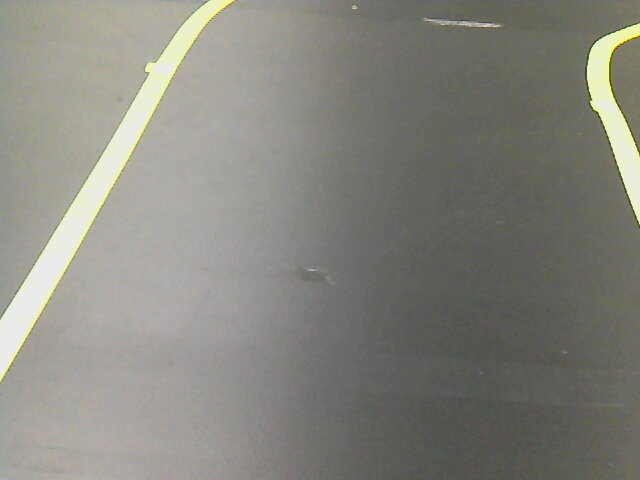
#> input picture lane_detection/sample_image/2020-08-11-211923.jpg, 640 x 480 px, found by its file name
$ python main.py
#> lines starting #> are read from the running program, lines starting #| are printed output that depends on the picture; after the words box and inside, x2 and y2 are one past the last pixel; in counts of white or black regions, pixels touching at a corner belong together
import os
from cv2 import namedWindow
import numpy as np

from copy import deepcopy
from unittest import result
import cv2
from cv2 import getPerspectiveTransform
from cv2 import warpPerspective
from cv2 import imread
from numpy import imag, mat


IMG_WIDTH = 640
IMG_Height = 480
PERSPECTIVE_IMG_W = 640
PERSPECTIVE_IMG_H = 480

ASSIST_BASE_LINE = 130
ASSIST_BASE_WIDTH = 30

# src = np.array([[0, 0], [-290, 330], [640, 0], [640 + 290, 330]])
# dest = np.array([[0, 0], [0, PERSPECTIVE_IMG_H], [PERSPECTIVE_IMG_W, 0], [PERSPECTIVE_IMG_W, PERSPECTIVE_IMG_H]])

def Perspective(img):
    src = np.float32([[0, 0], [-290, 330], [640, 0], [640 + 290, 330]])
    dest = np.float32([[0, 0], [0, 480], [640, 0], [640, 480]])

    matrix = cv2.getPerspectiveTransform(src, dest)
    result = cv2.warpPerspective(img, matrix, (PERSPECTIVE_IMG_W, PERSPECTIVE_IMG_H))

    return result

def Canny_Edge_Detection(img):
    mat_blur_img = cv2.GaussianBlur(img, (3, 3), 0)
    mat_canny_img = cv2.Canny(mat_blur_img, 70, 170)

    return mat_canny_img

def findLines(img):
    img_original = img.copy()
    # gray = cv2.cvtColor(img, cv2.COLOR_RGB2GRAY)
    edges = cv2.Canny(img, 50, 150, apertureSize=3)

    lines = cv2.HoughLines(edges,1,np.pi/180,100)

    for i in range(lines.shape[0]):
        left_side = []
        right_side = []

        # 직진 여부 확인


        for rho, theta in lines[i]:
            # 중요한 부분 : theta값에 따라 steer값 조절 더 해야함
            if 1.39626 < theta < 1.91986: # 노이즈 제거
                continue
            elif 2 < theta < 2.5:
                print("Turn steer to left")
            elif 0.53 < theta < 1.2:
                print("Turn steer to right")
            elif 0.49 < theta < 0.53:
                print("###########")
                print("###########")
                print("Go straight")
                print("###########")
                print("###########")
            else:
                continue
            a = np.cos(theta)
            b = np.sin(theta)
            x0 = a*rho
            y0 = b*rho
            x1 = int(x0 + 1000*(-b))
            y1 = int(y0+1000*(a))
            x2 = int(x0 - 1000*(-b))
            y2 = int(y0 -1000*(a))

            print(rho, theta)
            print(x0, y0, x1, y1, x2, y2)

            cv2.circle(img, ((x1 + x2) // 2, (y1 + y2) // 2), 5, (0, 0, 255))
            cv2.line(img,(x1,y1),(x2,y2),(0,0,255),2)

        for _, theta in lines[i]:
            if 0.45 < theta < 0.53:
                left_side.append(theta)
            elif 2.68 < theta < 2.82:
                right_side.append(theta)

        if len(left_side) > 4 and len(right_side) > 4:
            print("###########")
            print("###########")
            print("Go straight222222222222")
            print("###########")
            print("###########")
            continue
    # res = np.vstack((img_original,img))
    cv2.imshow('img', img)

def drawLines(img):

    guide_width1 = 50
    guide_height1 = 20
    guide_l_center = 0 + 70
    guide_r_center = img_width - 70

    cv2.rectangle(img, (50, ASSIST_BASE_LINE - ASSIST_BASE_WIDTH), (img_width - 50 , ASSIST_BASE_LINE + ASSIST_BASE_WIDTH), (0,255,0), 1, cv2.LINE_AA)
    cv2.line(img, (guide_l_center - guide_width1, ASSIST_BASE_LINE), (guide_l_center, ASSIST_BASE_LINE), (0,255,255), 1, 0)
    cv2.line(img, (guide_l_center, ASSIST_BASE_LINE), (guide_l_center + guide_width1, ASSIST_BASE_LINE), (0,255,255), 1, 0)

    cv2.line(img, (guide_l_center - guide_width1, ASSIST_BASE_LINE - guide_height1), (guide_l_center - guide_width1, ASSIST_BASE_LINE + guide_height1), (0,255,255), 1, 0)
    cv2.line(img, (guide_l_center + guide_width1, ASSIST_BASE_LINE - guide_height1), (guide_l_center + guide_width1, ASSIST_BASE_LINE + guide_height1), (0,255,255), 1, 0)
    cv2.line(img, (guide_r_center - guide_width1, ASSIST_BASE_LINE - guide_height1), (guide_r_center - guide_width1, ASSIST_BASE_LINE + guide_height1), (0,255,255), 1, 0)
    cv2.line(img, (guide_r_center + guide_width1, ASSIST_BASE_LINE - guide_height1), (guide_r_center + guide_width1, ASSIST_BASE_LINE + guide_height1), (0,255,255), 1, 0)

    cv2.line(img, (int(img_width // 2), int(ASSIST_BASE_LINE - guide_height1 * 1.5)) , (int(img_width // 2), int(ASSIST_BASE_LINE + guide_height1 * 1.5)), (255,255,255), 2, 0)

    cv2.line(img, (guide_r_center - guide_width1, ASSIST_BASE_LINE), (guide_r_center, ASSIST_BASE_LINE), (0,255,255), 1, 0)
    cv2.line(img, (guide_r_center, ASSIST_BASE_LINE), (guide_r_center + guide_width1, ASSIST_BASE_LINE), (0,255,255), 1, 0)

img_width = 640
img_height = 480

GREEN = (0, 255, 0)
RED = (0, 0, 255)
BLUE = (255, 0, 0)
YELLOW = (0, 255, 255)

# 경로는 환경에 따라 print(os.getcwd()) 실행 후 재설정
# print(os.getcwd())
image = cv2.imread(os.getcwd() + "/lane_detection/sample_image/2020-08-11-211923.jpg")
#> image is the input picture: shape (480, 640, 3); mean B, G, R 126.3, 133.9, 134.2
image_color_overlayed = image
# [6 lines of commented-out code are left out]

print(image.shape)
#| (480, 640, 3)

img_width, img_height, _ = image.shape
#> img_width = 480; img_height = 640

print("Image size[{}, {}]".format(img_width, img_height))
#| Image size[480, 640]

# [19 lines of commented-out code are left out]

count = 0
images = os.listdir(os.getcwd() + "/lane_detection/sample_image")
print(images)

while True:
    index = count % 7

    # image = cv2.imread(os.getcwd() + "/lane_detection/sample_image/2020-08-11-211923.jpg")
    image = cv2.imread(os.getcwd() + "/lane_detection/sample_image/" + images[index])
    print()
    print()
    print(images[index])
    image_color_overlayed = image
    image_grayscale_overlayed = cv2.cvtColor(image_color_overlayed, cv2.COLOR_RGB2GRAY)
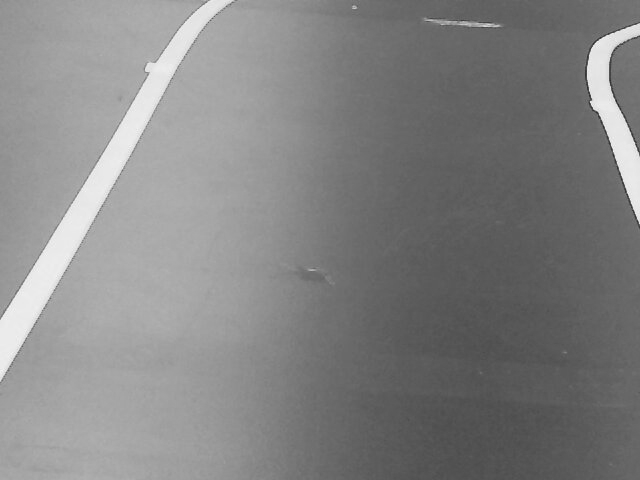
#> image_grayscale_overlayed: shape (480, 640); min 41, max 247, mean 131.7

    image_canny_edge = Canny_Edge_Detection(image_grayscale_overlayed)
#> in Canny_Edge_Detection, `mat_canny_img = cv2.Canny(mat_blur_img, 70, 170)`:
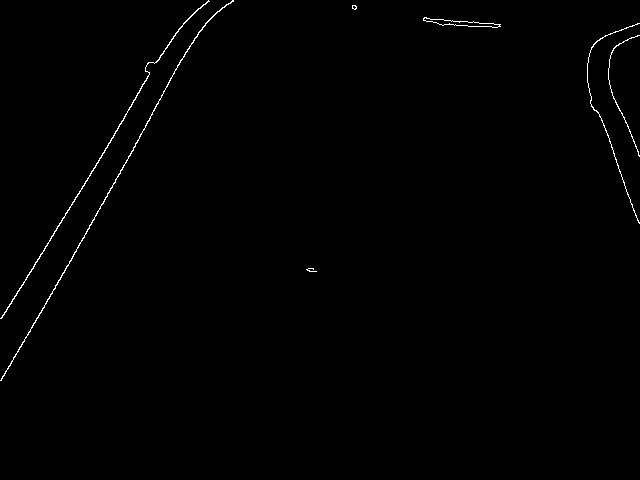
#> mat_canny_img: shape (480, 640); 0.56% white in thin lines or dots, all inside (x1, y1, x2, y2) = (0, 0, 640, 381)
    img = Perspective(image_canny_edge)
#> in Perspective, `result = cv2.warpPerspective(img, matrix, (PERSPECTIVE_IMG_W, PERSPECT..`:
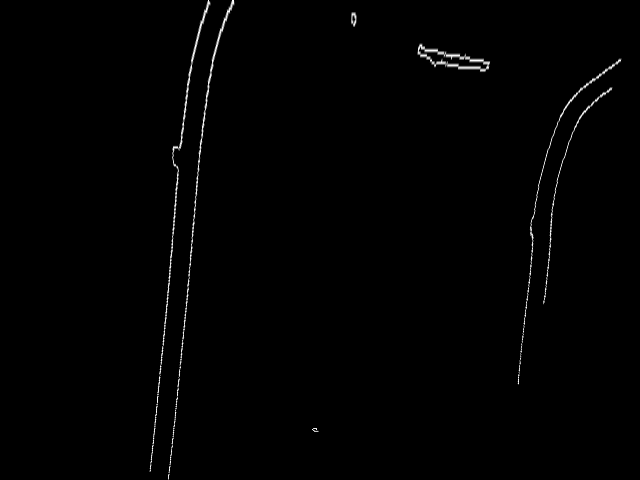
#> result: shape (480, 640); min 0, max 255, mean 1.9
    # cv2.imshow("Show", image_canny_edge)
    linesP = cv2.HoughLinesP(img, 1, np.pi/180, 60, 60, 20)
#> linesP = 31 rows, first 6: [162, 357, 178, 167], [208, 95, 211, 63], [182, 350, 189, 262], [152, 450, 156, 409], [191, 238, 197, 181], [518, 372, 522, 335]

    print("Line Number : {}".format(linesP.shape))
#| Line Number : (31, 1, 4)

    findLines(image_grayscale_overlayed)
#> in findLines, `edges = cv2.Canny(img, 50, 150, apertureSize=3)`:
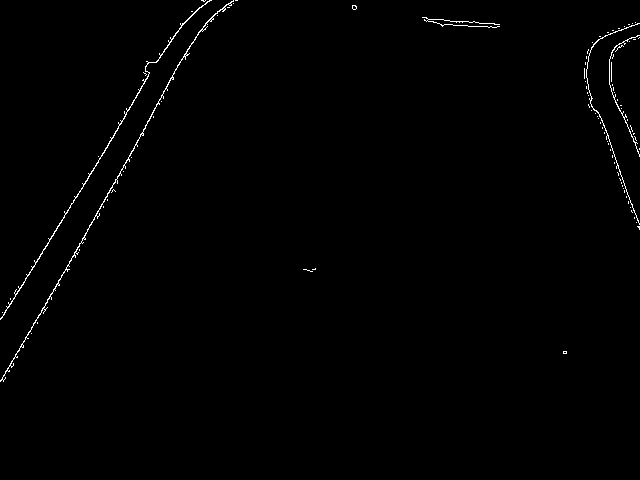
#> edges: shape (480, 640); 0.68% white in thin lines or dots, all inside (x1, y1, x2, y2) = (0, 0, 640, 382)
#> in findLines, `lines = cv2.HoughLines(edges,1,np.pi/180,100)`: lines = [[188, 0.506], [166, 0.541], [191, 0.524], [169, 0.559]]
#> after the loop in findLines, `for i in range(lines.shape[0]):`:
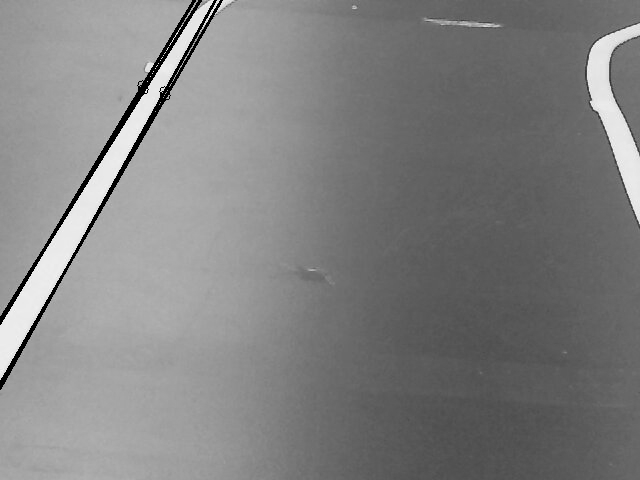
#> img: shape (480, 640); 1.34% of pixels changed, all inside (x1, y1, x2, y2) = (0, 0, 223, 390)
    # [18 lines of commented-out code are left out]

    count += 1
    if cv2.waitKey(0) & 0xFF == 27:
#> (key Esc is pressed here)
        break
    # break

cv2.destroyAllWindows()

$ run again, with lane_detection/sample_image/2020-08-11-212036.jpg copied over lane_detection/sample_image/2020-08-11-211923.jpg
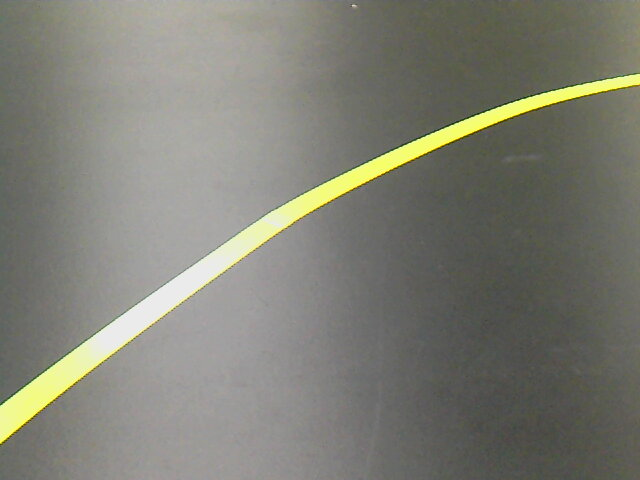
#> input picture lane_detection/sample_image/2020-08-11-212036.jpg, 640 x 480 px, found by its file name
#> image is the input picture: shape (480, 640, 3); mean B, G, R 116.7, 127, 126.8
#| (480, 640, 3)
#| Image size[480, 640]
#> in Canny_Edge_Detection, `mat_canny_img = cv2.Canny(mat_blur_img, 70, 170)`:
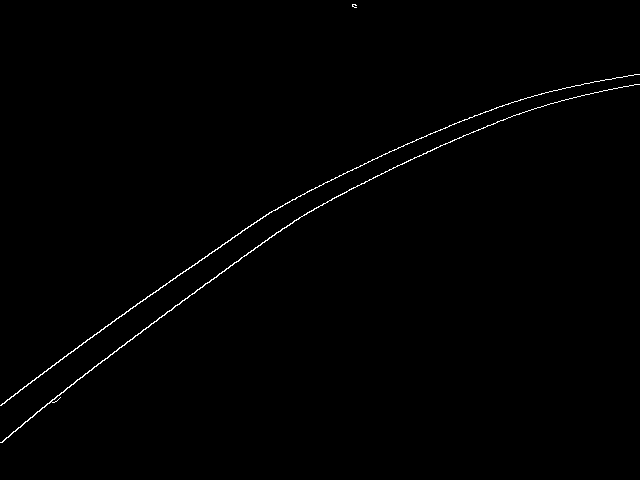
#> mat_canny_img: shape (480, 640); 0.6% white in thin lines or dots
#> linesP = 19 rows, first 6: [393, 278, 430, 248], [446, 259, 478, 235], [273, 391, 291, 368], [275, 417, 311, 372], [430, 271, 458, 248], [324, 359, 390, 301]
#| Line Number : (19, 1, 4)
#> edges: shape (480, 640); 0.8% white in thin lines or dots
#> lines = 17 rows, first 8: [328, 0.96], [350, 0.925], [352, 0.925], [351, 0.942], [326, 0.942], [353, 0.942], [348, 0.908], [328, 1.1]
#> after the loop in findLines, `for i in range(lines.shape[0]):`:
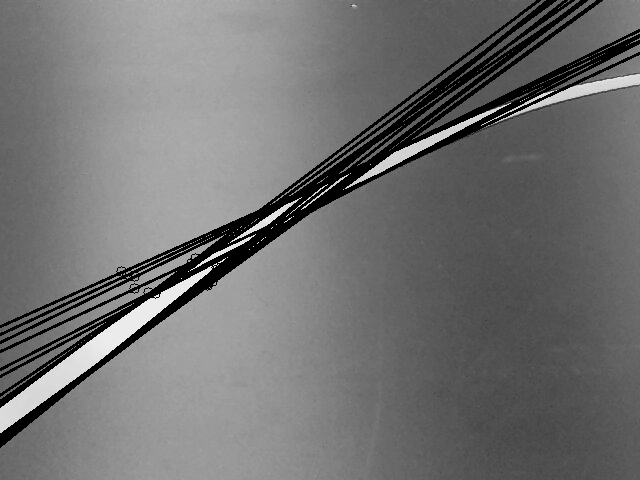
#> img: shape (480, 640); min 0, max 252, mean 112.9

$ run again, with lane_detection/sample_image/2020-08-11-212100.jpg copied over lane_detection/sample_image/2020-08-11-211923.jpg
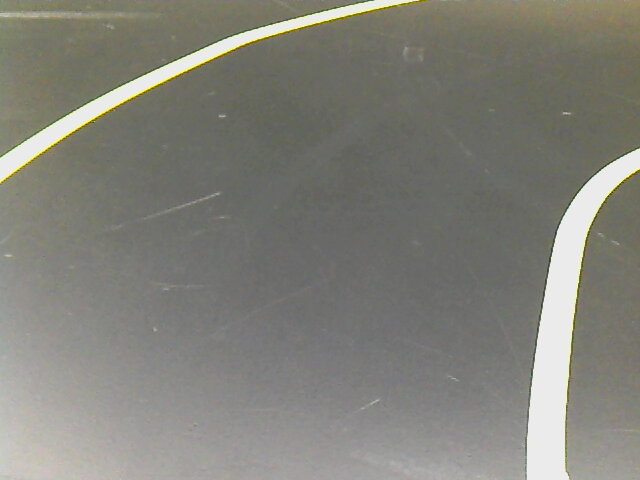
#> input picture lane_detection/sample_image/2020-08-11-212100.jpg, 640 x 480 px, found by its file name
#> image is the input picture: shape (480, 640, 3); mean B, G, R 121.2, 129.2, 129.6
#| (480, 640, 3)
#| Image size[480, 640]
#> in Canny_Edge_Detection, `mat_canny_img = cv2.Canny(mat_blur_img, 70, 170)`:
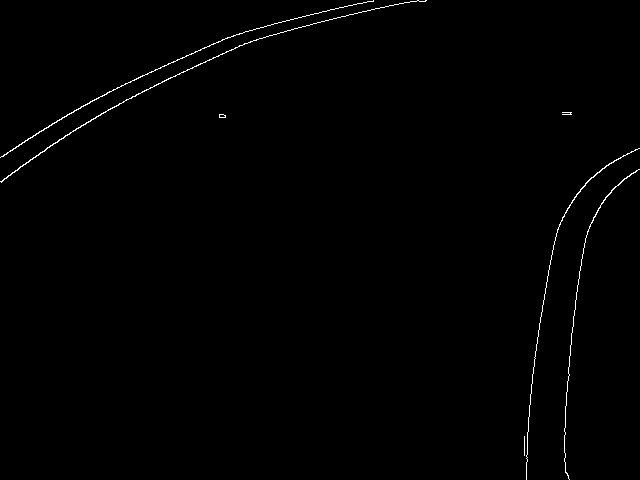
#> mat_canny_img: shape (480, 640); 0.6% white in thin lines or dots
#> linesP = 27 rows, first 6: [182, 195, 262, 96], [277, 85, 390, 12], [205, 134, 246, 82], [244, 86, 274, 65], [371, 26, 407, 3], [125, 292, 162, 225]
#| Line Number : (27, 1, 4)
#> edges: shape (480, 640); 0.95% white in thin lines or dots
#> lines = [[129, 1.13]]
#> after the loop in findLines, `for i in range(lines.shape[0]):`:
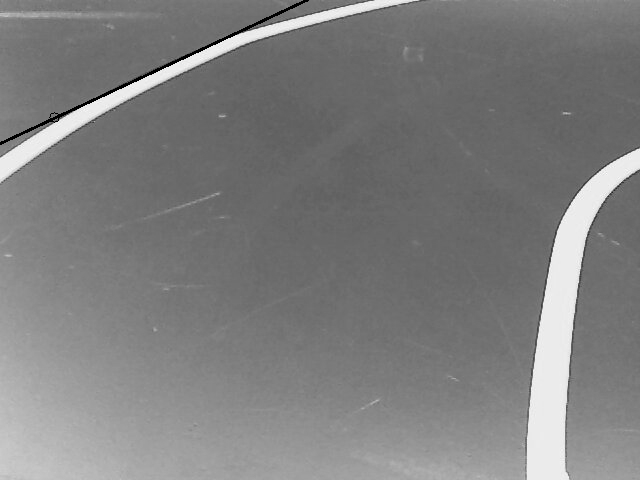
#> img: shape (480, 640); min 0, max 255, mean 126.3

$ run again, with lane_detection/sample_image/line_1_0.jpg copied over lane_detection/sample_image/2020-08-11-211923.jpg
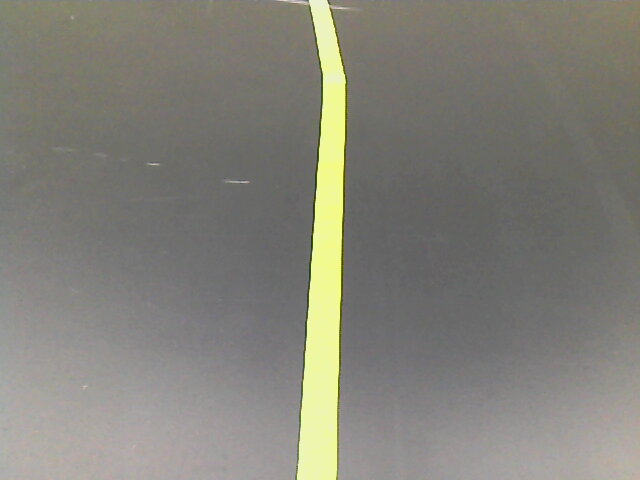
#> input picture lane_detection/sample_image/line_1_0.jpg, 640 x 480 px, found by its file name
#> image is the input picture: shape (480, 640, 3); mean B, G, R 120.9, 129.3, 130.8
#| (480, 640, 3)
#| Image size[480, 640]
#> in Canny_Edge_Detection, `mat_canny_img = cv2.Canny(mat_blur_img, 70, 170)`:
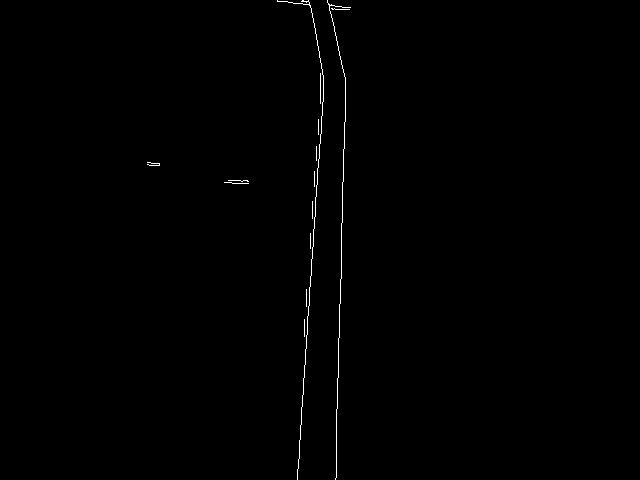
#> mat_canny_img: shape (480, 640); 0.41% white in thin lines or dots, all inside (x1, y1, x2, y2) = (147, 0, 351, 480)
#> linesP = 20 rows, first 6: [322, 207, 323, 171], [338, 282, 338, 261], [311, 12, 320, 148], [313, 479, 314, 451], [334, 80, 336, 120], [339, 239, 341, 175]
#| Line Number : (20, 1, 4)
#> in findLines, `edges = cv2.Canny(img, 50, 150, apertureSize=3)`:
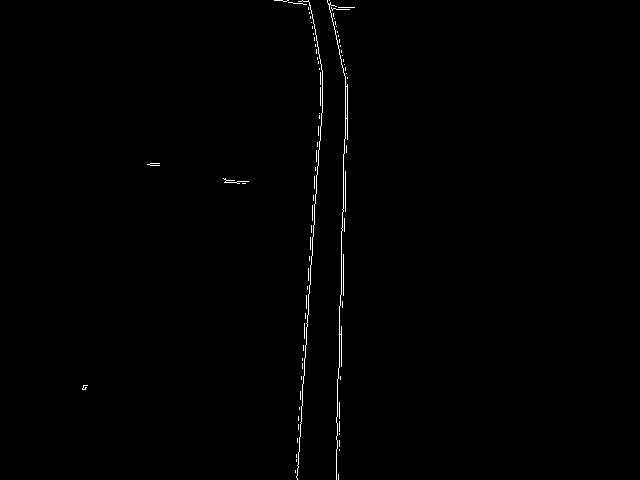
#> edges: shape (480, 640); 0.56% white in thin lines or dots, all inside (x1, y1, x2, y2) = (82, 0, 355, 480)
#> lines = [[329, 0.0698], [346, 0.0175], [326, 0.0698], [351, 0.0349], [323, 0.0524], [341, 0], [344, 0.0175], [339, 0], [343, 0], [331, 0.0873]]
